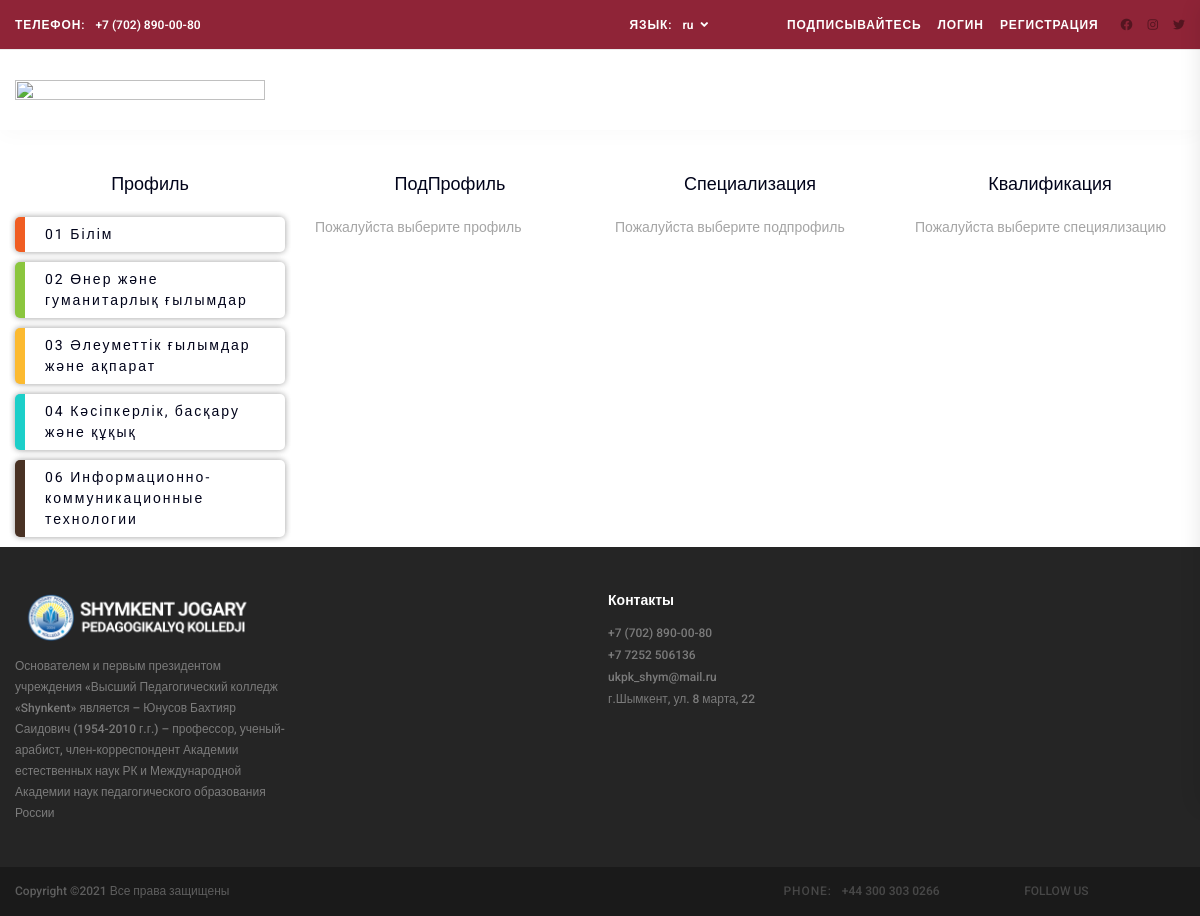
/ru/structure/, run on an earlier commit of the app's database.
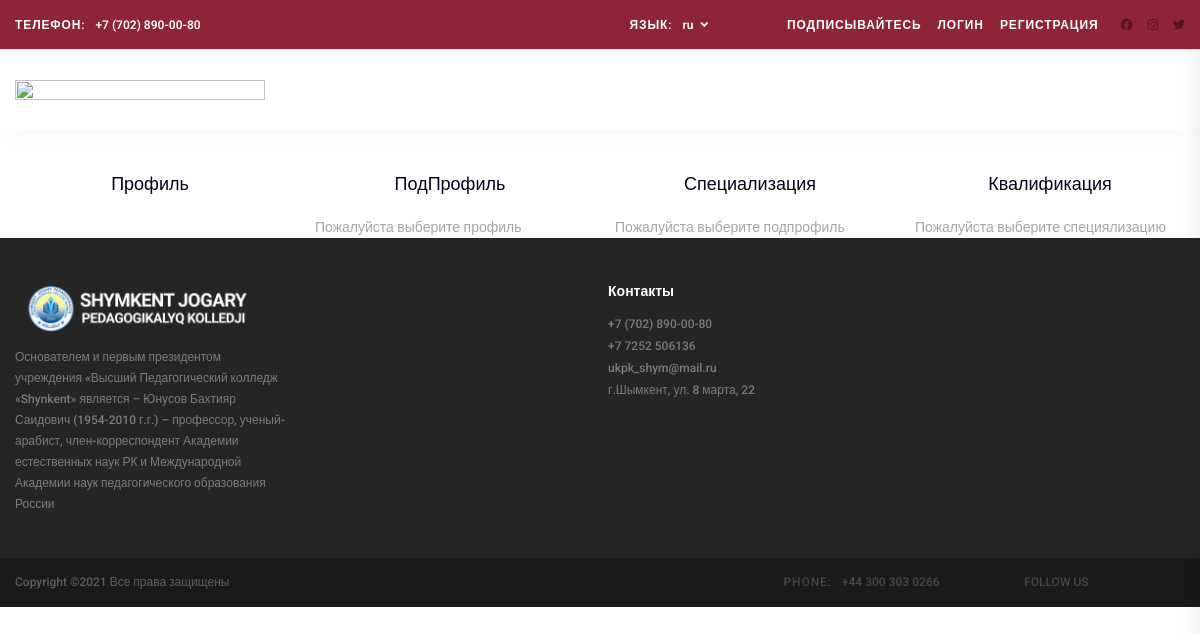
And on a later commit of the database.
### specializationapp/models.py (models this page shows, shortened)
class Section(models.Model):
    name = models.CharField('Название',max_length=255)
    uid = models.CharField('Код шифра',max_length=30)
    class Meta:
        verbose_name = '01 Профиль'
        verbose_name_plural = '01 Профили'

### sapp/views.py (the view)
# urls.py: path('structure/', structure, name="structure"),
def structure(request):
    section = Section.objects.all()
    pageCats = PageCategory.objects.all()
    data = {
        'sections': section,
        'pageCats':pageCats
    }
    return render(request,'sapp/strucrure.html',data)

### sapp/templatetags/snp.py (called while the page is built)
@register.filter_function
def order_bys(queryset, args):
    args = [x.strip() for x in args.split(',')]
    return queryset.order_by(*args)

### templates/sapp/strucrure.html (shortened to what this page needs)
{% extends 'layouts/app2.html' %}
      {% load i18n %}
{% load static %}
{% load snp %}
{% block content %}
<div class="container" style="margin-top:150px">
    <div class="row">
        <div class="col-3 titlestruc">{% trans 'Профиль' %}</div>
        <div class="col-3 titlestruc">{% trans 'ПодПрофиль' %}</div>
        <div class="col-3 titlestruc">{% trans 'Специализация' %}</div>
        <div class="col-3 titlestruc">{% trans 'Квалификация' %}</div>
    </div>
    <div class="gridlayout">
        <ul class="gridlayout__items border">
            {% for section in sections %}
            <li class="section" data-id="{{section.id}}"> {{section.uid}} {{section.name}}</li>
            {% endfor %}
        </ul>
        <ul class="gridlayout__items border" id="subsection" >
            {% trans 'Пожалуйста выберите профиль' %}
        </ul>
        <div id="specializationid" class="gridlayout__items border">{% trans 'Пожалуйста выберите подпрофиль' %}</div>
        <div id="quaid" class="gridlayout__items border">{% trans 'Пожалуйста выберите специялизацию' %}</div>
    </div>
</div>
{% endblock  %}

What changed in the data, as far as the page shows it:
removed Section: uid "01", name "Білім"
removed Section: uid "02", name "Өнер және гуманитарлық ғылымдар"
removed Section: uid "03", name "Әлеуметтік ғылымдар және ақпарат"
removed Section: uid "04", name "Кәсіпкерлік, басқару және құқық"
removed Section: uid "06", name "Информационно-коммуникационные технологии"
